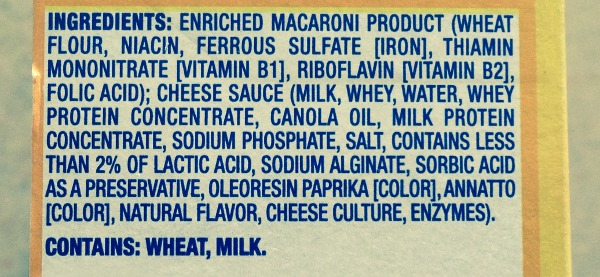
#> input picture Software Systems Development/Project/30_NutritionCounter_Code/Backend/uploads/image.jpeg, 600 x 277 px, found by its file name; its folder holds only this picture in this run
$ python modelTable.py
#> lines starting #> are read from the running program, lines starting #| are printed output that depends on the picture
import cv2
import pytesseract
import os
import json
import re


def extract_values(item):
    matches = re.findall(r'\b\d+[a-zA-Z%]+', item)
    result = {
        "Nutrients": None,
        "weight": None,
        "percentage": 0
    }

    if len(matches) >= 2:
        result["Nutrients"] = item.split(matches[0])[0].strip()
        # if item.endswith('g'):
        result["weight"] = matches[0]
        # if item.endswith('%'):
        result["percentage"] = float(matches[1].rstrip('%'))
    elif len(matches) == 1:
        if item.endswith('%'):
            result["Nutrients"] = item.split(matches[0])[0].strip()
            result["percentage"] = float(matches[0].rstrip('%'))
        elif item.endswith('g'):
            result["Nutrients"] = item.split(matches[0])[0].strip()
            result["weight"] = matches[0]

    return result

folder_path = os.path.abspath('uploads')  # Use an absolute path

file_name = ''
if os.path.exists(folder_path):
    files = os.listdir(folder_path)
    if len(files) == 1 and os.path.isfile(os.path.join(folder_path, files[0])):
        file_name = files[0]
    else:
        if len(files) == 0:
            print(f"No files found in the folder.")
        else:
            print(f"There are multiple files in the folder. Unable to determine the single file.")
else:
    print(f"The folder '{folder_path}' does not exist.")

# Construct the full path to the image file
image_path = os.path.join(folder_path, file_name)

if os.path.isfile(image_path):
    image = cv2.imread(image_path)
#> image is the input picture: shape (277, 600, 3); mean B, G, R 150.9, 162.9, 153.8
    if image is not None:
        pattern = r'\([^)]*\)'

        gray = cv2.cvtColor(image, cv2.COLOR_BGR2GRAY)
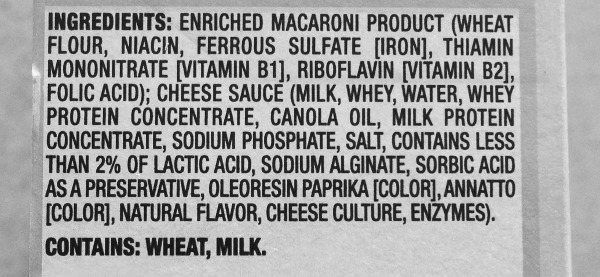
#> gray: shape (277, 600); min 12, max 249, mean 158.8
#> (the run stopped early here; a loop or call above may not have finished)
